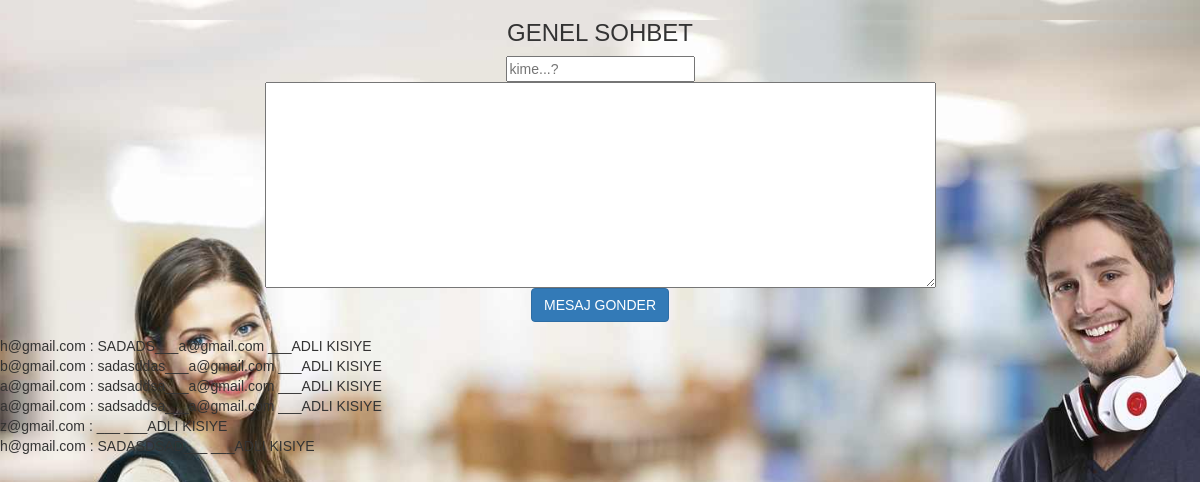
/PHP-PDO/SOHBET.PHP, run on the app's committed database.
### tables this page shows
CREATE TABLE `sohbet` (
  `id` int(5) NOT NULL,
  `sohbet` varchar(250) NOT NULL,
  `mail` varchar(50) NOT NULL,
  `alıcı` varchar(50) NOT NULL
);

### PHP-PDO/SOHBET.PHP (the view, shortened to what this page needs)
<?php require_once 'boostrap.php'?>
<center>
    <h3>GENEL SOHBET</h3>
    <form method="post" action="">
        <input type="email" name="kime" placeholder="kime...?"><br>
        <textarea name="sohbet" rows="10" cols="80" placeholder="yorumunuzu yapın....">
        </textarea><br>
        <input  type="submit" value="MESAJ GONDER" class="btn btn-primary">
    </form>
</center>
<?php
include 'baglan.php';
$query = $db->query("SELECT * FROM sohbet ", PDO::FETCH_ASSOC);
if ( $query->rowCount() ){
    foreach( $query as $t ){
        echo$t['mail']." "." ".":"." ".$t['sohbet']."___".$t['alıcı']." ___ADLI KISIYE"."<br>";
    }
}
?>

### data on the page
sohbet: mail "h@gmail.com", sohbet "SADADS", alıcı "a@gmail.com"
sohbet: mail "b@gmail.com", sohbet "sadasddas", alıcı "a@gmail.com"
sohbet: mail "a@gmail.com", sohbet "sadsaddsa", alıcı "a@gmail.com"
sohbet: mail "a@gmail.com", sohbet "sadsaddsa", alıcı "a@gmail.com"
sohbet: mail "z@gmail.com"
sohbet: mail "h@gmail.com", sohbet "SADASDSAD"
